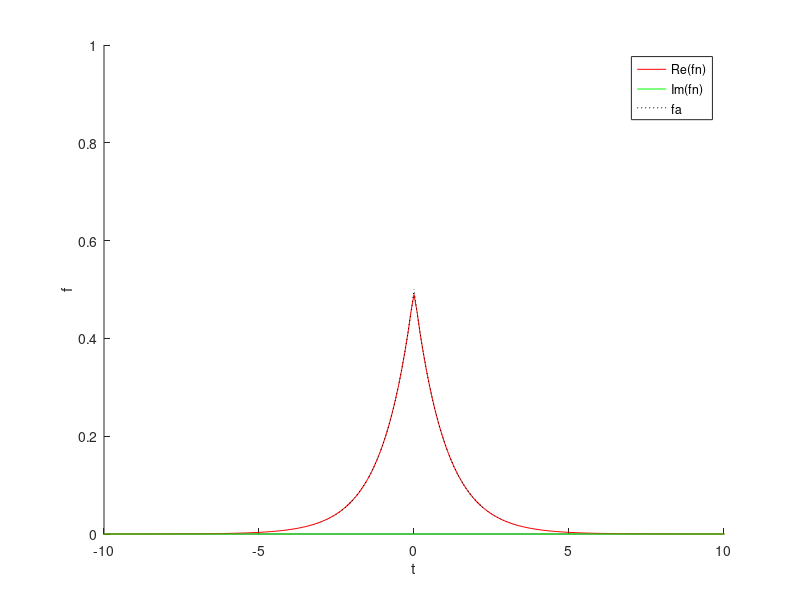
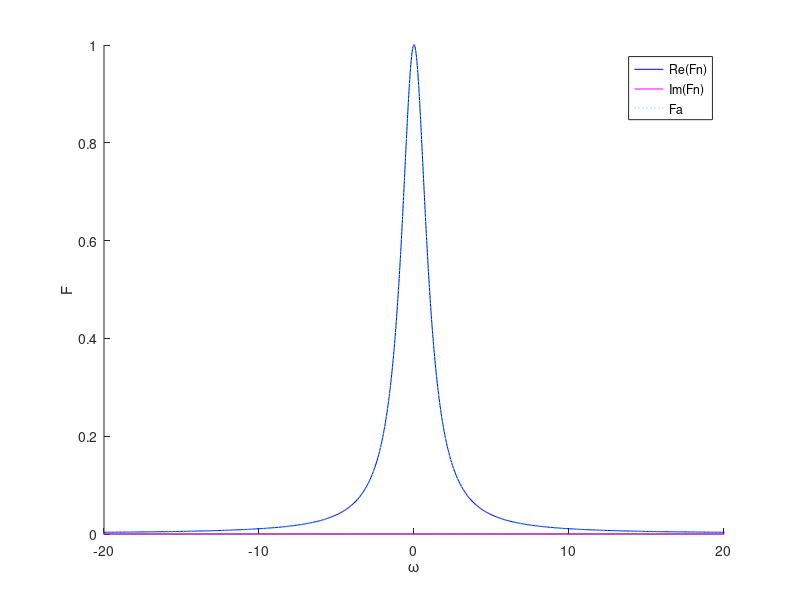
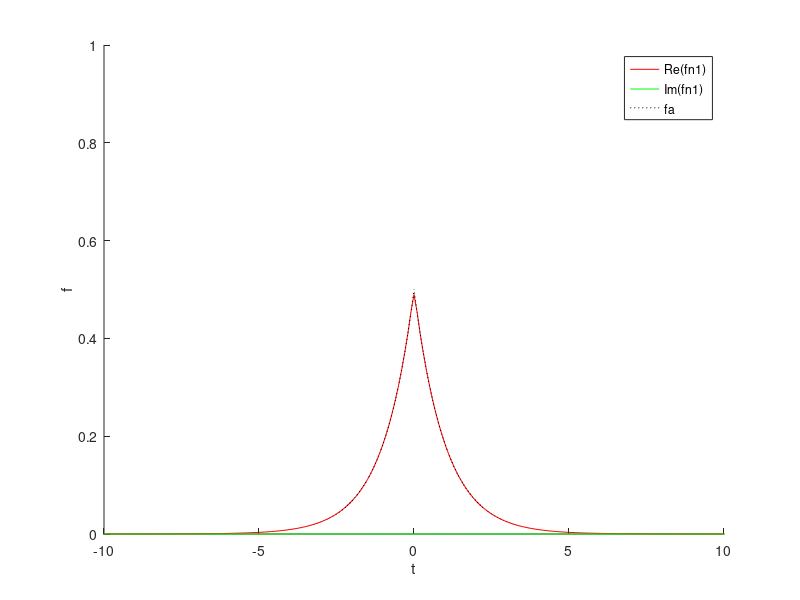
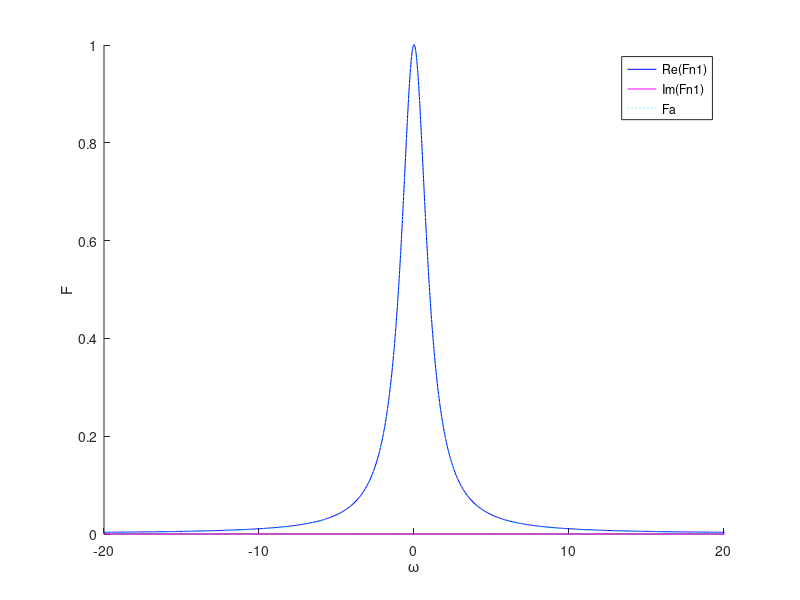

MATLAB code to generate these figures, in order:
% Check numerically the Fourier pair Laplace <-> Lorentzian

clear all

N = 1024;
Dt = 0.1;
t = Dt*(-N/2:N/2-1);
T = N*Dt;
% Nyquist relation: Dt*Dw = 2*pi/N
Dw = 2*pi/T;
w = Dw*(-N/2:N/2-1);
W = N*Dw; % = 2*pi/Dt

a = 1;
fa = a/2*exp(-a*abs(t)); % Laplace (or double exponential)
Fa = a^2./(a^2+w.^2); % Lorentzian (or Cauchy)

Fn  = fftshift(ifft(ifftshift(fa)))*T;
fn  = fftshift( fft(ifftshift(Fa)))/T;
Fn1 = fftshift( fft(ifftshift(fa)))*Dt;
fn1 = fftshift(ifft(ifftshift(Fa)))/Dt;

figure(1), clf, hold on
plot(t,real(fn),'r')
plot(t,imag(fn),'g')
plot(t,fa,'k:')
axis([-10 10 0 1])
xlabel('t')
ylabel('f')
legend('Re(fn)','Im(fn)','fa')

figure(2), clf, hold on
plot(w,real(Fn),'b')
plot(w,imag(Fn),'m')
plot(w,Fa,'c:')
axis([-20 20 0 1])
xlabel('\omega')
ylabel('F')
legend('Re(Fn)','Im(Fn)','Fa')

figure(3), clf, hold on
plot(t,real(fn1),'r')
plot(t,imag(fn1),'g')
plot(t,fa,'k:')
axis([-10 10 0 1])
xlabel('t')
ylabel('f')
legend('Re(fn1)','Im(fn1)','fa')

figure(4), clf, hold on
plot(w,real(Fn1),'b')
plot(w,imag(Fn1),'m')
plot(w,Fa,'c:')
axis([-20 20 0 1])
xlabel('\omega')
ylabel('F')
legend('Re(Fn1)','Im(Fn1)','Fa')